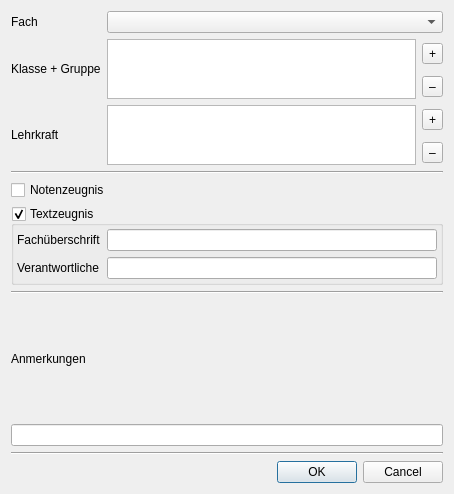
<?xml version="1.0" encoding="UTF-8"?>
<ui version="4.0">
 <class>Dialog</class>
 <widget class="QDialog" name="Dialog">
  <property name="geometry">
   <rect>
    <x>0</x>
    <y>0</y>
    <width>454</width>
    <height>494</height>
   </rect>
  </property>
  <property name="sizePolicy">
   <sizepolicy hsizetype="Preferred" vsizetype="Maximum">
    <horstretch>0</horstretch>
    <verstretch>0</verstretch>
   </sizepolicy>
  </property>
  <property name="windowTitle">
   <string/>
  </property>
  <property name="sizeGripEnabled">
   <bool>false</bool>
  </property>
  <layout class="QVBoxLayout" name="verticalLayout_2">
   <item>
    <layout class="QGridLayout" name="gridLayout">
     <item row="0" column="0">
      <widget class="QLabel" name="label_3">
       <property name="text">
        <string>Fach</string>
       </property>
      </widget>
     </item>
     <item row="0" column="1" colspan="2">
      <widget class="QComboBox" name="cb_subject"/>
     </item>
     <item row="1" column="1" rowspan="2">
      <widget class="QListWidget" name="listWidget">
       <property name="minimumSize">
        <size>
         <width>0</width>
         <height>60</height>
        </size>
       </property>
      </widget>
     </item>
     <item row="1" column="2">
      <widget class="QToolButton" name="toolButton">
       <property name="text">
        <string>+</string>
       </property>
      </widget>
     </item>
     <item row="2" column="2">
      <widget class="QToolButton" name="toolButton_2">
       <property name="text">
        <string>–</string>
       </property>
      </widget>
     </item>
     <item row="3" column="0" rowspan="2">
      <widget class="QLabel" name="label_4">
       <property name="text">
        <string>Lehrkraft</string>
       </property>
      </widget>
     </item>
     <item row="3" column="1" rowspan="2">
      <widget class="QListWidget" name="listWidget">
       <property name="minimumSize">
        <size>
         <width>0</width>
         <height>60</height>
        </size>
       </property>
      </widget>
     </item>
     <item row="3" column="2">
      <widget class="QToolButton" name="toolButton_3">
       <property name="text">
        <string>+</string>
       </property>
      </widget>
     </item>
     <item row="4" column="2">
      <widget class="QToolButton" name="toolButton_4">
       <property name="text">
        <string>–</string>
       </property>
      </widget>
     </item>
     <item row="1" column="0" rowspan="2">
      <widget class="QLabel" name="label">
       <property name="text">
        <string>&lt;html&gt;&lt;head/&gt;&lt;body&gt;&lt;p&gt;Klasse + Gruppe&lt;/p&gt;&lt;/body&gt;&lt;/html&gt;</string>
       </property>
       <property name="wordWrap">
        <bool>true</bool>
       </property>
      </widget>
     </item>
    </layout>
   </item>
   <item>
    <widget class="Line" name="line_3">
     <property name="orientation">
      <enum>Qt::Horizontal</enum>
     </property>
    </widget>
   </item>
   <item>
    <widget class="QCheckBox" name="grade_report">
     <property name="text">
      <string>Notenzeugnis</string>
     </property>
    </widget>
   </item>
   <item>
    <widget class="QGroupBox" name="text_report">
     <property name="sizePolicy">
      <sizepolicy hsizetype="Preferred" vsizetype="Fixed">
       <horstretch>0</horstretch>
       <verstretch>0</verstretch>
      </sizepolicy>
     </property>
     <property name="title">
      <string>Textzeugnis</string>
     </property>
     <property name="checkable">
      <bool>true</bool>
     </property>
     <layout class="QVBoxLayout" name="verticalLayout">
      <property name="leftMargin">
       <number>3</number>
      </property>
      <property name="topMargin">
       <number>3</number>
      </property>
      <property name="rightMargin">
       <number>3</number>
      </property>
      <property name="bottomMargin">
       <number>3</number>
      </property>
      <item>
       <layout class="QFormLayout" name="formLayout_2">
        <item row="0" column="0">
         <widget class="QLabel" name="label_5">
          <property name="text">
           <string>Fachüberschrift</string>
          </property>
         </widget>
        </item>
        <item row="0" column="1">
         <widget class="QLineEdit" name="le_subject_title"/>
        </item>
        <item row="1" column="0">
         <widget class="QLabel" name="label_6">
          <property name="text">
           <string>Verantwortliche</string>
          </property>
         </widget>
        </item>
        <item row="1" column="1">
         <widget class="QLineEdit" name="le_signature"/>
        </item>
       </layout>
      </item>
     </layout>
    </widget>
   </item>
   <item>
    <widget class="Line" name="line_2">
     <property name="orientation">
      <enum>Qt::Horizontal</enum>
     </property>
    </widget>
   </item>
   <item>
    <widget class="QLabel" name="label_7">
     <property name="text">
      <string>Anmerkungen</string>
     </property>
    </widget>
   </item>
   <item>
    <widget class="QLineEdit" name="le_info"/>
   </item>
   <item>
    <widget class="Line" name="line">
     <property name="orientation">
      <enum>Qt::Horizontal</enum>
     </property>
    </widget>
   </item>
   <item>
    <widget class="QDialogButtonBox" name="buttonBox">
     <property name="orientation">
      <enum>Qt::Horizontal</enum>
     </property>
     <property name="standardButtons">
      <set>QDialogButtonBox::Cancel|QDialogButtonBox::Ok</set>
     </property>
    </widget>
   </item>
  </layout>
 </widget>
 <resources/>
 <connections>
  <connection>
   <sender>buttonBox</sender>
   <signal>accepted()</signal>
   <receiver>Dialog</receiver>
   <slot>accept()</slot>
   <hints>
    <hint type="sourcelabel">
     <x>248</x>
     <y>254</y>
    </hint>
    <hint type="destinationlabel">
     <x>157</x>
     <y>274</y>
    </hint>
   </hints>
  </connection>
  <connection>
   <sender>buttonBox</sender>
   <signal>rejected()</signal>
   <receiver>Dialog</receiver>
   <slot>reject()</slot>
   <hints>
    <hint type="sourcelabel">
     <x>316</x>
     <y>260</y>
    </hint>
    <hint type="destinationlabel">
     <x>286</x>
     <y>274</y>
    </hint>
   </hints>
  </connection>
 </connections>
</ui>
